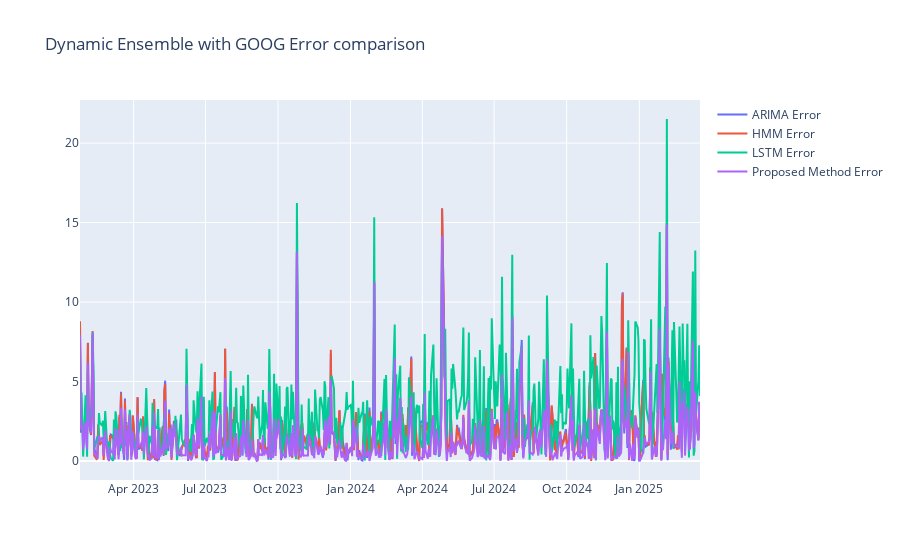

Notebook source saved alongside this figure:
### Code cell
fig = go.Figure()
fig.update_layout(title="Dynamic Ensemble with GOOG Error comparison")
fig.add_trace(go.Scatter(x=df_test['ds'], y=arima_error, mode='lines', name='ARIMA Error'))
fig.add_trace(go.Scatter(x=df_test['ds'], y=hmm_error, mode='lines', name='HMM Error'))
fig.add_trace(go.Scatter(x=df_test['ds'], y=lstm_error, mode='lines', name='LSTM Error'))
fig.add_trace(go.Scatter(x=df_test['ds'], y=de_error, mode='lines', name='Proposed Method Error'))
fig.show()

### Figure 1 — Plotly figure (JSON) as saved in the notebook; plotly's stock layout.template omitted (floating-point values rounded to 4 significant figures; data arrays with more than 128 entries replaced by an {"elided": "..."} marker saying what was removed)
{"data": [{"mode": "lines", "name": "ARIMA Error", "type": "scatter", "uid": "7fca99c2-5941-44b9-995e-6bc2fcbd9e1f", "x": {"elided": "563 str values"}, "y": {"elided": "563 float values"}}, {"mode": "lines", "name": "HMM Error", "type": "scatter", "uid": "927a5105-42d0-48dd-af0e-ef2732379248", "x": {"elided": "563 str values"}, "y": {"elided": "563 float values"}}, {"mode": "lines", "name": "LSTM Error", "type": "scatter", "uid": "ca7ea455-3ba7-4114-89ad-0fdb63e68407", "x": {"elided": "563 str values"}, "y": {"elided": "563 float values"}}, {"mode": "lines", "name": "Proposed Method Error", "type": "scatter", "uid": "b21d69a4-55d4-4b4f-a81f-ec64924a73d9", "x": {"elided": "563 str values"}, "y": {"elided": "563 float values"}}], "layout": {"title": {"text": "Dynamic Ensemble with GOOG Error comparison"}}}
